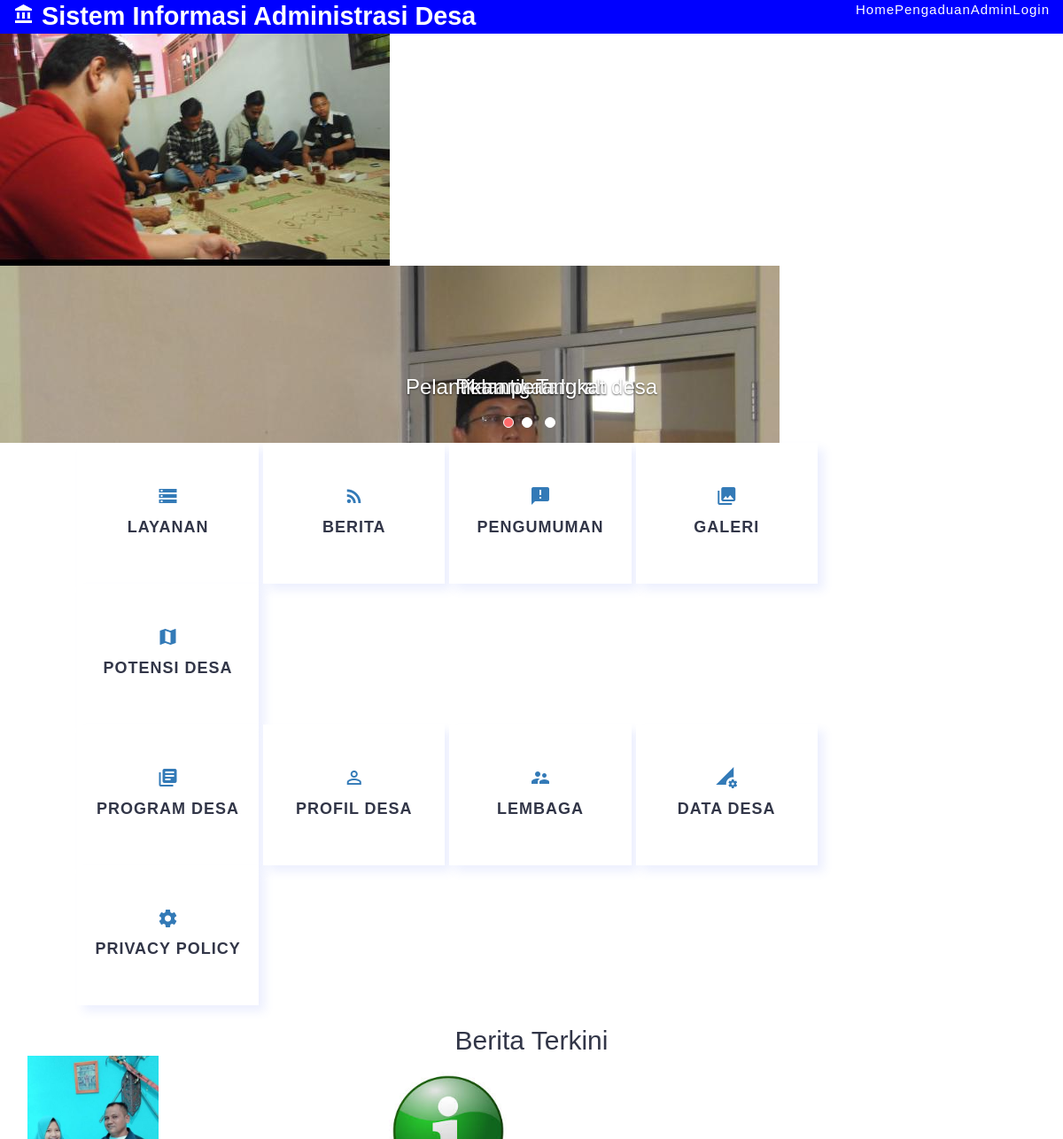
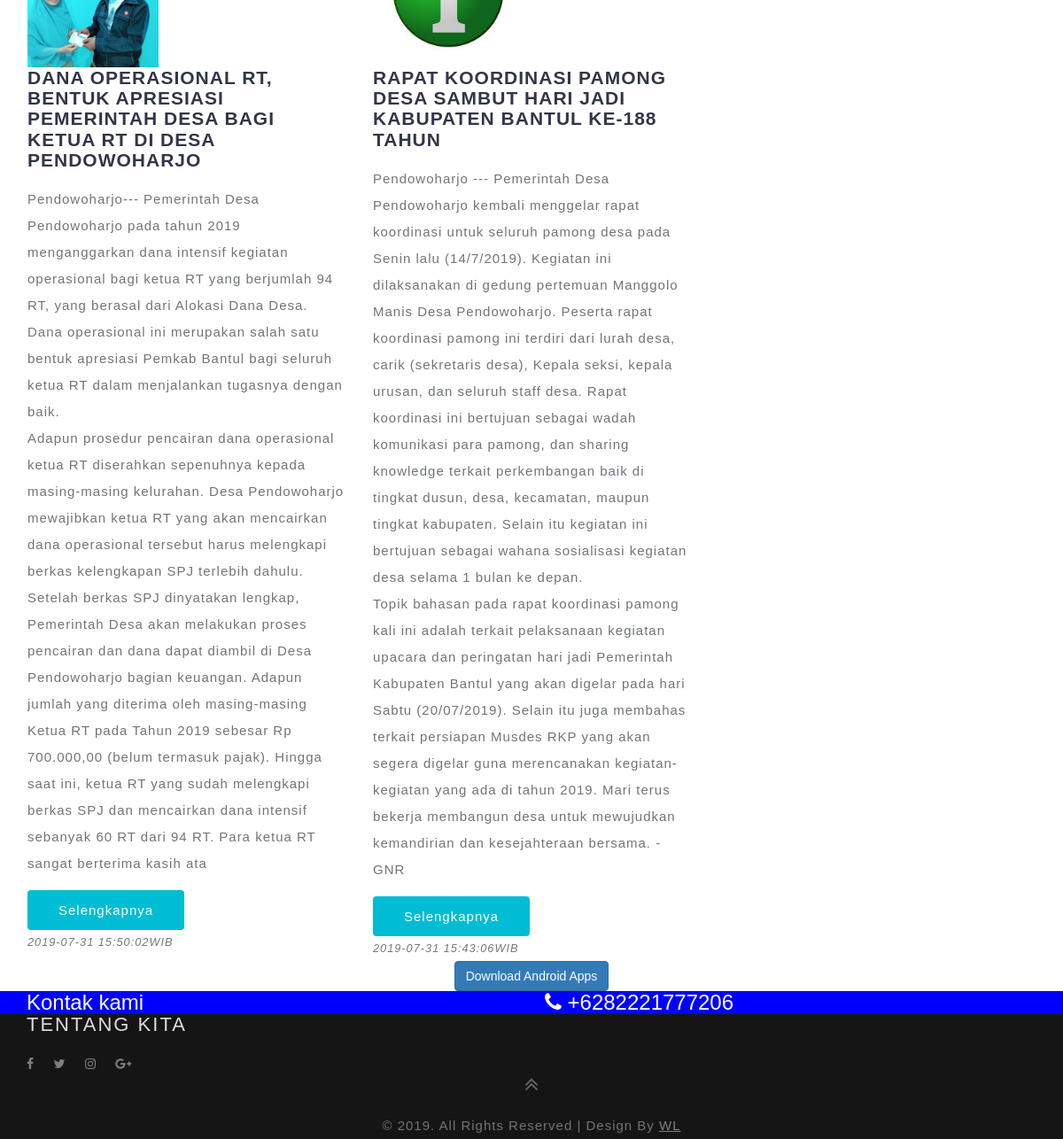
The page / on the database its author committed (2 pictures, top to bottom).
### tables this page shows
CREATE TABLE `galeri` (
  `id_galeri` int(11) NOT NULL,
  `gambar` text NOT NULL,
  `keterangan` varchar(100) NOT NULL
);

CREATE TABLE `berita` (
  `id_berita` int(11) NOT NULL,
  `judul` varchar(100) NOT NULL,
  `kategori` varchar(10) NOT NULL,
  `isi` varchar(10000) NOT NULL,
  `gambar` text NOT NULL,
  `tanggal` datetime NOT NULL DEFAULT CURRENT_TIMESTAMP
);

### application/controllers/Home.php (called while the page is built, shortened)
<?php
class Home extends CI_Controller{
    public function __construct(){
        $this->load->model('Berita_m');
        $this->load->model('Galeri_m');
    }
    public function index()
    {
        $data['judul'] = 'Halaman Home';
        $this->load->view('templates/header', $data);
        $this->load->view('home/index');
        $this->load->view('templates/footer');
    }
}

### index.php (called while the page is built, shortened)
<?php
require_once BASEPATH.'core/CodeIgniter.php';

### application/models/Galeri_m.php (called while the page is built, shortened)
<?php
class Galeri_m extends CI_Model{
        function tampilCarousel(){
            return $this->db->query("SELECT * FROM galeri ORDER by id_galeri DESC LIMIT 3")->result();
        }
}

### application/models/Berita_m.php (called while the page is built, shortened)
<?php
class Berita_m extends CI_Model{
        function tampilBeritaHome(){
            return $this->db->query("SELECT * FROM berita ORDER by tanggal DESC LIMIT 3")->result();
        }
}

### application/views/home/index.php (the view, shortened to what this page needs)
<section>
	<div id="carouselExampleIndicators" class="carousel slide" data-ride="carousel">
		<ol class="carousel-indicators">
			<li data-target="#carouselExampleIndicators" data-slide-to="0" class="active"></li>
			<li data-target="#carouselExampleIndicators" data-slide-to="1"></li>
			<li data-target="#carouselExampleIndicators" data-slide-to="2"></li>
		</ol>
		<div class="carousel-inner" style="height:500px;">
			<?php
			$galeri = $this->Galeri_m->tampilCarousel();
			$no = 0;
			foreach ($galeri as $row) :
			if ( $no == 0 ) { ?>
			<div class="carousel-item active">
				<a href="<?=base_url();?>galerif">
					<img class="d-block w-100 dandy" src="<?= base_url(); ?>assets/upload/<?php echo $row->gambar; ?>"
						alt="First slide">
				</a>
				<div class="carousel-caption d-none d-md-block">
					<h3 style="color: #ffffff;"><?= $row->keterangan ; ?></h3>
				</div>
			</div>
			<?php } else { ?>
			<div class="carousel-item">
				<a href="<?=base_url();?>galerif">
					<img class="d-block w-100 dandy" src="<?= base_url(); ?>assets/upload/<?php echo $row->gambar; ?>"
						alt="First slide">
				</a>
				<div class="carousel-caption d-none d-md-block">
					<h3 style="color: #ffffff;"><?= $row->keterangan ; ?></h3>
				</div>
			</div>
			<?php }  ?>
			<?php $no++; endforeach; ?>
		</div>
	</div>
</section>
<div class="container pt-5">
	<div class="choose text-center d-lg-flex">
		<div class="choose-icon"><a href="<?=base_url();?>layananf">
				<i class="material-icons">storage</i>
				<div class=" choose-grid">
					<h3 class="mt-4"> LAYANAN</h3>
			</a>
		</div>
	</div>
	<div class="choose-icon"><a href="<?=base_url();?>beritaf">
			<span aria-hidden="true"><i class="material-icons">rss_feed</i></span>
			<div class="choose-grid">
				<h3 class="mt-4">BERITA</h3>
		</a>
	</div>
</div>
<div class="choose-icon"><a href="<?=base_url();?>pengumumanf">
		<span aria-hidden="true"><i class="material-icons">announcement</i></span>
		<div class="choose-grid">
			<h3 class="mt-4">PENGUMUMAN</h3>
	</a>
</div>
<div class="choose-icon"><a href="<?=base_url();?>galerif">
		<span aria-hidden="true"><i class="material-icons">photo_library</i></span>
		<div class="choose-grid">
			<h3 class="mt-4">GALERI</h3>
	</a>
</div>
<div class="choose-icon mr-0"><a href="<?=base_url();?>potensif">
		<span aria-hidden="true"><i class="material-icons">map</i></span>
		<div class="choose-grid">
			<h3 class="mt-4">POTENSI DESA</h3>
	</a>
</div>
<div class="clearfix"></div>
<div class="container pt-3">
	<div class="choose text-center d-lg-flex">
		<div class="choose-icon"><a href="<?=base_url();?>programf">
				<span aria-hidden="true"><i class="material-icons">library_books</i></span>
				<div class=" choose-grid">
					<h3 class="mt-4">PROGRAM DESA</h3>
			</a>
		</div>
	</div>
	<div class="choose-icon"><a href="<?=base_url();?>profil">
			<span aria-hidden="true"><i class="material-icons">perm_identity</i></span>
			<div class="choose-grid">
				<h3 class="mt-4">PROFIL DESA</h3>
		</a>
	</div>
</div>
<div class="choose-icon"><a href="<?=base_url();?>lembagaf">
		<span aria-hidden="true"><i class="material-icons">supervisor_account</i></span>
		<div class="choose-grid">
			<h3 class="mt-4">LEMBAGA</h3>
	</a>
</div>
<div class="choose-icon"><a href="<?=base_url();?>datadesaf">
		<span aria-hidden="true"><i class="material-icons">perm_data_setting</i></span>
		<div class="choose-grid">
			<h3 class="mt-4">DATA DESA</h3>
	</a>
</div>
<div class="choose-icon mr-0"><a href="<?=base_url();?>privacyf">
		<span aria-hidden="true"><i class="material-icons">settings </i></span>
		<div class="choose-grid">
			<h3 class="mt-4">PRIVACY POLICY</h3>
	</a>
</div>
<div class="clearfix"></div>
<br>
<section class="banner-bottom-w3layouts py-5" id="blog">
	<h2 align="center">Berita Terkini</h2>
	<div class="container">
		<div class="inner-sec-w3ls py-lg-5 py-md-3">
			<div class="row blog-sec">
				<?php
			$berita = $this->Berita_m->tampilBeritaHome();
			foreach ($berita as $row) : ?>
				<div class="col-lg-4 col-md-6 about-in blog-grid-info text-left">
					<div class="card img">
						<div class="card-body img">
							<img src="<?= base_url(); ?>assets/upload/<?php echo $row->gambar; ?>" alt=""
								style="height: 170px;" class="img-fluid">
							<div class="blog-des mt-3">
								<h5 class="card-title mt-4"><?= $row->judul; ?></h5>
								<p class="card-text" style="overflow: hidden; white-space: nowrap; text-overflow: ellipsis;">
									<?= $row->isi; ?></p>
								<a href="<?php echo site_url('Beritaf/detailBerita/' . $row->id_berita); ?>">
									Selengkapnya </a>
								<p class="card-text" style="font-style: italic;"><small
										class="text-muted"><?= $row->tanggal; ?>WIB</small></p>
							</div>
						</div>
					</div>
				</div>
				<?php endforeach; ?>
			</div>
		</div>
	</div>
	<div class="col text-center">
		<button type="button" class="btn btn-primary">Download Android Apps</button>
	</div>
</section>

### assets/frontend/css/style.css (style rules this page uses)
html, body { margin: 0; font-size: 100%; background: #fff; font-family: 'Poppins', sans-serif; }
html { scroll-behavior: smooth; }
body a { text-decoration: none; transition: 0.5s all; -webkit-transition: 0.5s all; -moz-transition: 0.5s all; -o-transition: 0.5s all; -ms-transition: 0.5s all; font-family: 'Poppins', sans-serif; }
body img { max-width: 100%; }
h1, h2, h3, h4, h5, h6 { margin: 0; color: #323648; }
li { list-style-type: none; }
p { margin: 0; font-size: 15px; line-height: 30px; letter-spacing: 1px; color: #707579; }
.choose { bottom: -15%; width: 75%; left: 0; margin: 0 auto; right: 0; background: #fff; }
.choose-grid h3 { font-size: 18px; font-weight: 600; text-transform: uppercase; letter-spacing: 1px; line-height: 32px; }
.choose-icon { background: #fff; padding: 3em 1em; width: 20%; margin-right:5px; float: left; box-shadow: 7px 7px 10px 0 rgba(76, 110, 245, .1); transition: 0.5s all; -webkit-transition: 0.5s all; -moz-transition: 0.5s all; -ms-transition: 0.5s all; -o-transition: 0.5s all; }
p.card-text { line-height: 26px; }
.blog-grid-info .card-body { padding: 0; }
.blog-sec a { color: #fff; background: #00BCD4; padding: 12px 35px; display: inline-block; letter-spacing: 1px; margin-top: 1em; border-radius: 4px; font-size: 15px; }
.blog-grid-info .card h5.card-title { color: #323648; font-size: 21px; font-weight: 600; letter-spacing: 1px; margin-bottom: 18px; position: relative; text-transform: uppercase; }
.about-in.blog-grid-info .card { padding: 0; border: 1px solid transparent; }
.carousel-indicators li { width: 12px; height: 12px; background-color: #fff; border-radius: 50%; cursor: pointer; margin: 0 5px; }
.carousel-indicators .active { background-color: #ff6b6b; }
.carousel-indicators { bottom: 0; }
@media (max-width:1440px) { .choose { width: 78%; } }
@media (max-width:1336px) { .choose { width: 85%; } }
@media (max-width:1280px) { .choose { width: 90%; } }

### rows shown on the page
galeri: gambar (picture), keterangan "Karang Taruna"
galeri: gambar (picture), keterangan "Pelantikan lurah"
galeri: keterangan "Pelantikan perangkat desa"
berita: gambar (picture), judul "DANA OPERASIONAL RT, BENTUK APRESIASI PEMERINTAH DESA BAGI KETUA RT DI DESA PENDOWOHARJO", isi "Pendowoharjo--- Pemerintah Desa Pendowoharjo pada tahun 2019 menganggarkan dana intensif kegiatan operasional bagi ketua RT yang berjumlah 94 RT, yang berasal dari Alokasi Dana Desa. Dana operasional ini merupakan salah satu bentuk apresiasi Pemkab Bantul bagi seluruh ketua RT dalam menjalankan tugasnya dengan baik. Adapun prosedur pencairan dana operasional ketua RT diserahkan sepenuhnya kepada masing-masing kelurahan. Desa Pendowoharjo mewajibkan ketua RT yang akan mencairkan dana operasional tersebut harus melengkapi berkas kelengkapan SPJ terlebih dahulu. Setelah berkas SPJ dinyatakan lengkap, Pemerintah Desa akan melakukan proses pencairan dan dana dapat diambil di Desa Pendowoharjo…", tanggal "2019-07-31 15:50:02"
berita: gambar (picture), judul "RAPAT KOORDINASI PAMONG DESA SAMBUT HARI JADI KABUPATEN BANTUL KE-188 TAHUN", isi "Pendowoharjo --- Pemerintah Desa Pendowoharjo kembali menggelar rapat koordinasi untuk seluruh pamong desa pada Senin lalu (14/7/2019). Kegiatan ini dilaksanakan di gedung pertemuan Manggolo Manis Desa Pendowoharjo. Peserta rapat koordinasi pamong ini terdiri dari lurah desa, carik (sekretaris desa), Kepala seksi, kepala urusan, dan seluruh staff desa. Rapat koordinasi ini bertujuan sebagai wadah komunikasi para pamong, dan sharing knowledge terkait perkembangan baik di tingkat dusun, desa, kecamatan, maupun tingkat kabupaten. Selain itu kegiatan ini bertujuan sebagai wahana sosialisasi kegiatan desa selama 1 bulan ke depan. Topik bahasan pada rapat koordinasi pamong kali ini adalah terkait…", tanggal "2019-07-31 15:43:06"
